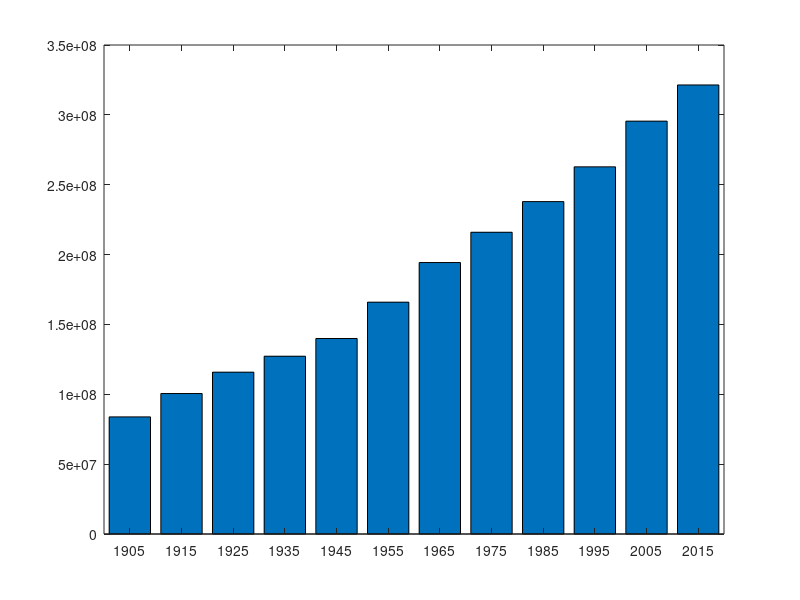

Reproduce this figure in MATLAB.
clear;

us_pop = csvread('./general-data/us_1990_2015.csv',1,0);
years = us_pop(:,1);
totals = us_pop(:,2);
bar(years(1:10:length(years)), totals(1:10:length(years)))